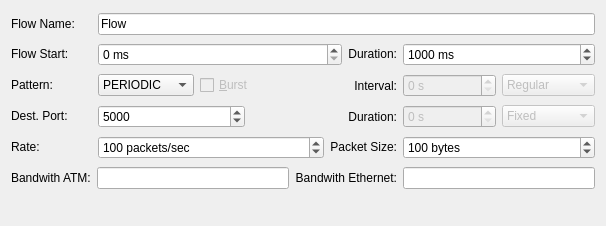
          <widget class="QWidget" name="pageFlowProperties" >
           <property name="geometry" >
            <rect>
             <x>0</x>
             <y>0</y>
             <width>606</width>
             <height>226</height>
            </rect>
           </property>
           <attribute name="title" >
            <string>Flo&amp;w Properties</string>
           </attribute>
           <layout class="QVBoxLayout" >
            <item>
             <layout class="QHBoxLayout" >
              <item>
               <widget class="QLabel" name="textLabel1_3_2" >
                <property name="sizePolicy" >
                 <sizepolicy vsizetype="Maximum" hsizetype="Maximum" >
                  <horstretch>0</horstretch>
                  <verstretch>0</verstretch>
                 </sizepolicy>
                </property>
                <property name="minimumSize" >
                 <size>
                  <width>81</width>
                  <height>0</height>
                 </size>
                </property>
                <property name="text" >
                 <string>Flow Name:</string>
                </property>
                <property name="wordWrap" >
                 <bool>false</bool>
                </property>
               </widget>
              </item>
              <item>
               <widget class="QLineEdit" name="txtFlowName" >
                <property name="sizePolicy" >
                 <sizepolicy vsizetype="Fixed" hsizetype="Minimum" >
                  <horstretch>0</horstretch>
                  <verstretch>0</verstretch>
                 </sizepolicy>
                </property>
                <property name="text" >
                 <string>Flow</string>
                </property>
               </widget>
              </item>
             </layout>
            </item>
            <item>
             <layout class="QHBoxLayout" >
              <item>
               <widget class="QLabel" name="textLabel6" >
                <property name="sizePolicy" >
                 <sizepolicy vsizetype="Maximum" hsizetype="Maximum" >
                  <horstretch>0</horstretch>
                  <verstretch>0</verstretch>
                 </sizepolicy>
                </property>
                <property name="minimumSize" >
                 <size>
                  <width>81</width>
                  <height>0</height>
                 </size>
                </property>
                <property name="text" >
                 <string>Flow Start:</string>
                </property>
                <property name="wordWrap" >
                 <bool>false</bool>
                </property>
               </widget>
              </item>
              <item>
               <widget class="QSpinBox" name="txtFlowStart" >
                <property name="suffix" >
                 <string> ms</string>
                </property>
                <property name="maximum" >
                 <number>99999999</number>
                </property>
               </widget>
              </item>
              <item>
               <widget class="QLabel" name="textLabel6_2" >
                <property name="sizePolicy" >
                 <sizepolicy vsizetype="Maximum" hsizetype="Maximum" >
                  <horstretch>0</horstretch>
                  <verstretch>0</verstretch>
                 </sizepolicy>
                </property>
                <property name="text" >
                 <string>Duration:</string>
                </property>
                <property name="alignment" >
                 <set>Qt::AlignRight|Qt::AlignTrailing|Qt::AlignVCenter</set>
                </property>
                <property name="wordWrap" >
                 <bool>false</bool>
                </property>
               </widget>
              </item>
              <item>
               <widget class="QSpinBox" name="txtFlowDuration" >
                <property name="minimumSize" >
                 <size>
                  <width>192</width>
                  <height>0</height>
                 </size>
                </property>
                <property name="maximumSize" >
                 <size>
                  <width>192</width>
                  <height>16777215</height>
                 </size>
                </property>
                <property name="suffix" >
                 <string> ms</string>
                </property>
                <property name="prefix" >
                 <string/>
                </property>
                <property name="minimum" >
                 <number>10</number>
                </property>
                <property name="maximum" >
                 <number>99999999</number>
                </property>
                <property name="value" >
                 <number>1000</number>
                </property>
               </widget>
              </item>
             </layout>
            </item>
            <item>
             <layout class="QHBoxLayout" >
              <item>
               <widget class="QLabel" name="textLabel1" >
                <property name="sizePolicy" >
                 <sizepolicy vsizetype="Maximum" hsizetype="Maximum" >
                  <horstretch>0</horstretch>
                  <verstretch>0</verstretch>
                 </sizepolicy>
                </property>
                <property name="minimumSize" >
                 <size>
                  <width>81</width>
                  <height>0</height>
                 </size>
                </property>
                <property name="text" >
                 <string>Pattern:</string>
                </property>
                <property name="wordWrap" >
                 <bool>false</bool>
                </property>
               </widget>
              </item>
              <item>
               <widget class="QComboBox" name="comboFlowPattern" >
                <property name="editable" >
                 <bool>false</bool>
                </property>
                <item>
                 <property name="text" >
                  <string>PERIODIC</string>
                 </property>
                </item>
                <item>
                 <property name="text" >
                  <string>POISSON</string>
                 </property>
                </item>
               </widget>
              </item>
              <item>
               <widget class="QCheckBox" name="checkBoxPatternBurst" >
                <property name="enabled" >
                 <bool>false</bool>
                </property>
                <property name="text" >
                 <string>&amp;Burst</string>
                </property>
                <property name="shortcut" >
                 <string>Alt+B</string>
                </property>
               </widget>
              </item>
              <item>
               <widget class="QLabel" name="textLabel1_6" >
                <property name="text" >
                 <string>Interval:</string>
                </property>
                <property name="alignment" >
                 <set>Qt::AlignRight|Qt::AlignTrailing|Qt::AlignVCenter</set>
                </property>
                <property name="wordWrap" >
                 <bool>false</bool>
                </property>
               </widget>
              </item>
              <item>
               <widget class="QSpinBox" name="txtInterval" >
                <property name="enabled" >
                 <bool>false</bool>
                </property>
                <property name="minimumSize" >
                 <size>
                  <width>93</width>
                  <height>0</height>
                 </size>
                </property>
                <property name="maximumSize" >
                 <size>
                  <width>93</width>
                  <height>16777215</height>
                 </size>
                </property>
                <property name="suffix" >
                 <string> s</string>
                </property>
                <property name="maximum" >
                 <number>99999999</number>
                </property>
               </widget>
              </item>
              <item>
               <widget class="QComboBox" name="comboInterval" >
                <property name="enabled" >
                 <bool>false</bool>
                </property>
                <property name="minimumSize" >
                 <size>
                  <width>93</width>
                  <height>0</height>
                 </size>
                </property>
                <property name="maximumSize" >
                 <size>
                  <width>93</width>
                  <height>16777215</height>
                 </size>
                </property>
                <item>
                 <property name="text" >
                  <string>Regular</string>
                 </property>
                </item>
                <item>
                 <property name="text" >
                  <string>Random</string>
                 </property>
                </item>
               </widget>
              </item>
             </layout>
            </item>
            <item>
             <layout class="QHBoxLayout" >
              <item>
               <widget class="QLabel" name="textLabel6_3" >
                <property name="sizePolicy" >
                 <sizepolicy vsizetype="Maximum" hsizetype="Maximum" >
                  <horstretch>0</horstretch>
                  <verstretch>0</verstretch>
                 </sizepolicy>
                </property>
                <property name="minimumSize" >
                 <size>
                  <width>81</width>
                  <height>0</height>
                 </size>
                </property>
                <property name="text" >
                 <string>Dest. Port:</string>
                </property>
                <property name="wordWrap" >
                 <bool>false</bool>
                </property>
               </widget>
              </item>
              <item>
               <widget class="QSpinBox" name="txtFlowDestinationPort" >
                <property name="suffix" >
                 <string/>
                </property>
                <property name="minimum" >
                 <number>1025</number>
                </property>
                <property name="maximum" >
                 <number>65000</number>
                </property>
                <property name="value" >
                 <number>5000</number>
                </property>
               </widget>
              </item>
              <item>
               <widget class="QLabel" name="textLabel2_6" >
                <property name="text" >
                 <string>Duration:</string>
                </property>
                <property name="alignment" >
                 <set>Qt::AlignRight|Qt::AlignTrailing|Qt::AlignVCenter</set>
                </property>
                <property name="wordWrap" >
                 <bool>false</bool>
                </property>
               </widget>
              </item>
              <item>
               <widget class="QSpinBox" name="txtDuration" >
                <property name="enabled" >
                 <bool>false</bool>
                </property>
                <property name="minimumSize" >
                 <size>
                  <width>93</width>
                  <height>0</height>
                 </size>
                </property>
                <property name="maximumSize" >
                 <size>
                  <width>93</width>
                  <height>16777215</height>
                 </size>
                </property>
                <property name="suffix" >
                 <string> s</string>
                </property>
                <property name="maximum" >
                 <number>99999999</number>
                </property>
               </widget>
              </item>
              <item>
               <widget class="QComboBox" name="comboDuration" >
                <property name="enabled" >
                 <bool>false</bool>
                </property>
                <property name="minimumSize" >
                 <size>
                  <width>93</width>
                  <height>0</height>
                 </size>
                </property>
                <property name="maximumSize" >
                 <size>
                  <width>93</width>
                  <height>16777215</height>
                 </size>
                </property>
                <item>
                 <property name="text" >
                  <string>Fixed</string>
                 </property>
                </item>
                <item>
                 <property name="text" >
                  <string>Exponential</string>
                 </property>
                </item>
               </widget>
              </item>
             </layout>
            </item>
            <item>
             <layout class="QHBoxLayout" >
              <item>
               <widget class="QLabel" name="textLabel1_3_2_2" >
                <property name="sizePolicy" >
                 <sizepolicy vsizetype="Maximum" hsizetype="Maximum" >
                  <horstretch>0</horstretch>
                  <verstretch>0</verstretch>
                 </sizepolicy>
                </property>
                <property name="minimumSize" >
                 <size>
                  <width>81</width>
                  <height>0</height>
                 </size>
                </property>
                <property name="text" >
                 <string>Rate:</string>
                </property>
                <property name="wordWrap" >
                 <bool>false</bool>
                </property>
               </widget>
              </item>
              <item>
               <widget class="QSpinBox" name="txtFlowRate" >
                <property name="suffix" >
                 <string> packets/sec</string>
                </property>
                <property name="minimum" >
                 <number>1</number>
                </property>
                <property name="maximum" >
                 <number>99999999</number>
                </property>
                <property name="value" >
                 <number>100</number>
                </property>
               </widget>
              </item>
              <item>
               <widget class="QLabel" name="textLabel1_3_2_2_2" >
                <property name="sizePolicy" >
                 <sizepolicy vsizetype="Maximum" hsizetype="Maximum" >
                  <horstretch>0</horstretch>
                  <verstretch>0</verstretch>
                 </sizepolicy>
                </property>
                <property name="text" >
                 <string>Packet Size:</string>
                </property>
                <property name="alignment" >
                 <set>Qt::AlignRight|Qt::AlignTrailing|Qt::AlignVCenter</set>
                </property>
                <property name="wordWrap" >
                 <bool>false</bool>
                </property>
               </widget>
              </item>
              <item>
               <widget class="QSpinBox" name="txtFlowPacketSize" >
                <property name="minimumSize" >
                 <size>
                  <width>192</width>
                  <height>0</height>
                 </size>
                </property>
                <property name="maximumSize" >
                 <size>
                  <width>192</width>
                  <height>16777215</height>
                 </size>
                </property>
                <property name="suffix" >
                 <string> bytes</string>
                </property>
                <property name="minimum" >
                 <number>1</number>
                </property>
                <property name="maximum" >
                 <number>8192</number>
                </property>
                <property name="value" >
                 <number>100</number>
                </property>
               </widget>
              </item>
             </layout>
            </item>
            <item>
             <layout class="QHBoxLayout" >
              <item>
               <widget class="QLabel" name="textLabel2_4" >
                <property name="sizePolicy" >
                 <sizepolicy vsizetype="Maximum" hsizetype="Maximum" >
                  <horstretch>0</horstretch>
                  <verstretch>0</verstretch>
                 </sizepolicy>
                </property>
                <property name="text" >
                 <string>Bandwith ATM:</string>
                </property>
                <property name="wordWrap" >
                 <bool>false</bool>
                </property>
               </widget>
              </item>
              <item>
               <widget class="QLineEdit" name="txtBandwithATM" >
                <property name="enabled" >
                 <bool>true</bool>
                </property>
                <property name="readOnly" >
                 <bool>true</bool>
                </property>
               </widget>
              </item>
              <item>
               <widget class="QLabel" name="textLabel3" >
                <property name="sizePolicy" >
                 <sizepolicy vsizetype="Maximum" hsizetype="Maximum" >
                  <horstretch>0</horstretch>
                  <verstretch>0</verstretch>
                 </sizepolicy>
                </property>
                <property name="text" >
                 <string>Bandwith Ethernet:</string>
                </property>
                <property name="alignment" >
                 <set>Qt::AlignRight|Qt::AlignTrailing|Qt::AlignVCenter</set>
                </property>
                <property name="wordWrap" >
                 <bool>false</bool>
                </property>
               </widget>
              </item>
              <item>
               <widget class="QLineEdit" name="txtBandwithEthernet" >
                <property name="enabled" >
                 <bool>true</bool>
                </property>
                <property name="minimumSize" >
                 <size>
                  <width>192</width>
                  <height>0</height>
                 </size>
                </property>
                <property name="maximumSize" >
                 <size>
                  <width>192</width>
                  <height>16777215</height>
                 </size>
                </property>
                <property name="readOnly" >
                 <bool>true</bool>
                </property>
               </widget>
              </item>
             </layout>
            </item>
            <item>
             <spacer>
              <property name="orientation" >
               <enum>Qt::Horizontal</enum>
              </property>
              <property name="sizeType" >
               <enum>QSizePolicy::Expanding</enum>
              </property>
              <property name="sizeHint" stdset="0" >
               <size>
                <width>520</width>
                <height>21</height>
               </size>
              </property>
             </spacer>
            </item>
           </layout>
          </widget>
